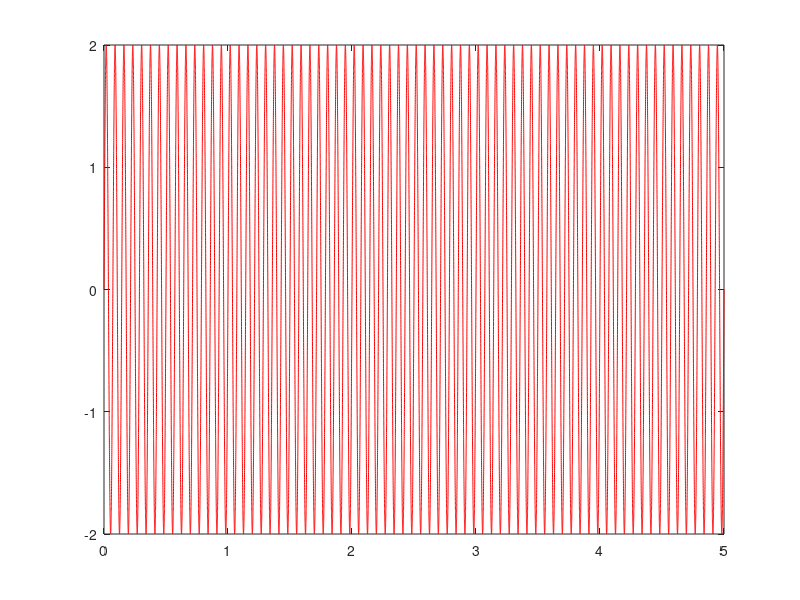

The MATLAB source for this figure:
Fs = 8000; dT = 1/Fs;
t = 0:dT:5;
y = zeros(size(t));
for i = 1:length(t)
    y(i) = 2 * sin(2 * pi * 14 * t(i) + 0);
end
plot(t, y, 'r');